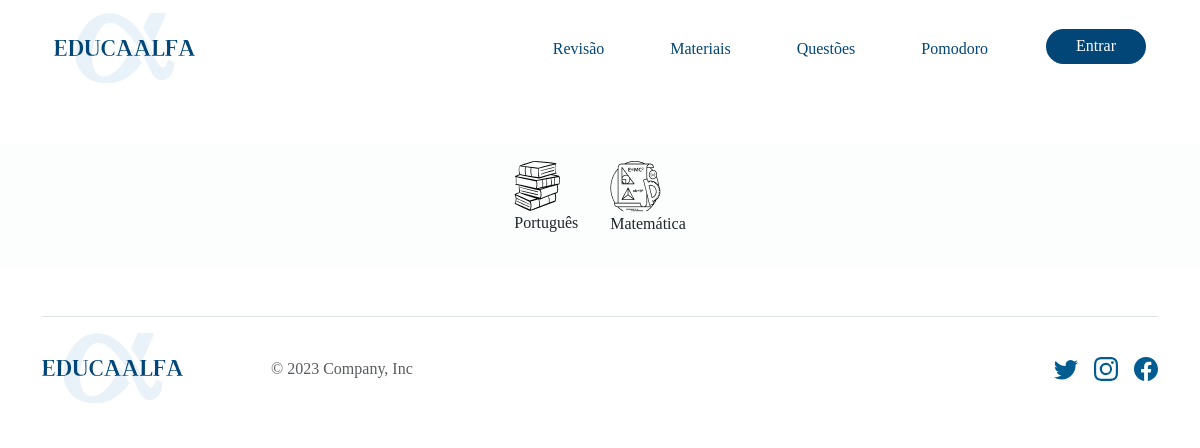
The page /disciplinas/ on the database as committed earlier.
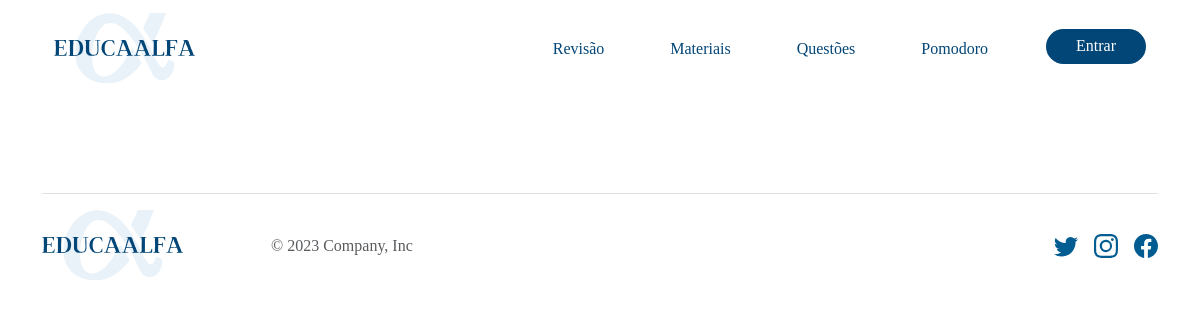
The same page on the database as committed later.
### materiais/models.py (models this page shows)
class Disciplina(models.Model):
    nome = models.CharField(max_length=100, default="")
    imagem = models.ImageField(upload_to='materiais/static/materiais/img/')

### materiais/views.py (the view)
# urls.py: path('disciplinas/', views.lista_disciplinas, name='lista_disciplinas'),
def lista_disciplinas(request):
    disciplinas = Disciplina.objects.all()
    context = {
        'disciplinas': disciplinas
        }
    return render(request, 'materiais/partials/lista_disciplinas.html', context)

### materiais/templates/materiais/partials/lista_disciplinas.html
{% extends 'base.html' %}
{% load static %}
{% block content %}
<div class="d-flex justify-content-center m-5">
{% for disciplina in disciplinas %}
<div class="p-3">
  <a href="{% url 'lista_assuntos' disciplina.id %}">
    <img src="{{ disciplina.imagem.url }}" alt="">
  </a>
  <p>{{ disciplina.nome }}</p>
</div>
{% endfor %}
</div>
{% endblock %}

### templates/base.html (shortened to what this page needs)
{% load static %}
<!DOCTYPE html>
<html lang="pt-br">
<head>
  <link href="https://cdn.jsdelivr.net/npm/bootstrap@5.3.2/dist/css/bootstrap.min.css" rel="stylesheet"
>
  <link rel="stylesheet" href="{% static 'css/style.css' %}">
</head>
<body>
  <header class="container">
    <nav class="navbar navbar-expand-lg">
      <div class="container-fluid">
        <a class="navbar-brand" href="{% url 'index' %}"><img class="logo" src="{% static 'img\LogoOficial.svg'  %}"
            alt=""></a>
        <div class=" basenav collapse navbar-collapse basenav nav justify-content-end " id="navbarSupportedContent">
          <ul class="navbar-nav navul justify-content-end">
            <li class="nav-item navli">
              <a class="nav-link" href="{% url 'indexrevisao' %}">Revisão</a>
            </li>
            <li class="nav-item navli">
              <a class="nav-link" href="{% url 'index' %}#materiais">Materiais</a>
            </li>
            <li class="nav-item navli">
              <a class="nav-link" href="{% url 'indexquestoes' %}">Questões</a>
            </li>
            <li class="nav-item navli">
              <a class="nav-link" href="{% url 'indexpomodoro' %}">Pomodoro</a>
            </li>
            <div class="entrar"><a href="{% url 'dashboard' %}">Entrar</a> </div>
          </ul>
        </div>
      </div>
    </nav>
  </header>
  <main>
    <div class=" container">
      {% block content %}
      {% endblock %}
    </div>
  </main>
  <div class="container">
    <footer class="d-flex flex-wrap justify-content-between align-items-center py-3 my-4 border-top">
      <div class="col-md-4 d-flex align-items-center">
        <img class="logo-footer" src="{% static 'img\LogoOficial.svg'  %}" alt="">
        <a href="/" class="mb-3 me-2 mb-md-0 text-muted text-decoration-none lh-1">
          <svg class="bi" width="30" height="24">
            <use xlink:href="#bootstrap"></use>
          </svg>
        </a>
        <span class="text-muted">© 2023 Company, Inc</span>
      </div>
      <ul class="nav col-md-4 justify-content-end list-unstyled d-flex">
        <li class="ms-3"><a class="text-muted" href="#"><svg class="bi" width="24" height="24">
              <use xlink:href="#twitter"></use>
            </svg></a></li>
        <li class="ms-3"><a class="text-muted" href="#"><svg class="bi" width="24" height="24">
              <use xlink:href="#instagram"></use>
            </svg></a></li>
        <li class="ms-3"><a class="text-muted" href="#"><svg class="bi" width="24" height="24">
              <use xlink:href="#facebook"></use>
            </svg></a></li>
      </ul>
    </footer>
  </div>
</body>
</body>
</html>

### static/css/style.css (style rules this page uses)
:root { --cor-1: #001B48; --cor-2: #024577; --cor-3: #015C92; --cor-4: #2d82B5; --cor-5: #018ABE; --cor-6: #97C4D8; --cor-7: #88CDF6; --cor-8: #B6E6FF; --cor-9: #D6E8EE; --cor-10: #ECEFF1; }
* { font-family: 'Merriweather'; }
nav { width: 100%; }
.basenav .navli { margin-right: 50px; }
.basenav a { text-decoration: none; color: #024577; }
.logo { max-height: 140px; }
.entrar { background-color: #024577; border-radius: 20px; width: 100px; height: 35px; position: relative; text-align: center; display: flex; align-items: center; }
.entrar a { color: white; position: absolute; top: 50%; left: 50%; transform: translate(-50%, -50%); }
.basenav { display: flex; align-items: center; }
.logo-footer { margin-right: 50px; }
.text-muted { fill:#015C92; }

Rows that differ between the two databases and show on the page:
removed Disciplina: imagem (picture), nome "Português"
removed Disciplina: imagem (picture), nome "Matemática"
